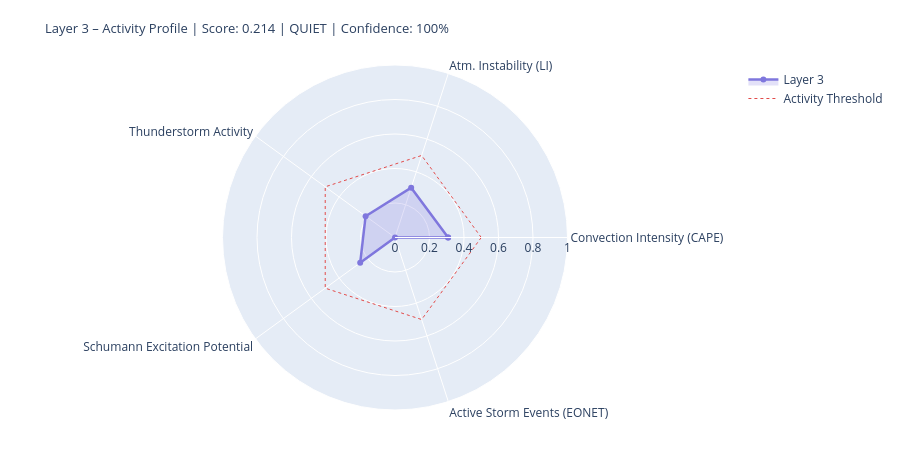

The code cell stored with this chart in its notebook:
### Markdown cell above
---
## 4. State Assessment & Handoff to Layer 4/5

### Code cell
# ============================================================
# LAYER-3-SCORE
# Five dynamic components
# ============================================================

def norm(v, lo, hi):
    if v is None or (isinstance(v, float) and math.isnan(v)): return None
    return round(max(0.0, min(1.0, (v - lo) / (hi - lo))), 4)

# --- 1) Convection intensity (global CAPE mean) ---
cape_mean = df_atm['cape'].dropna().mean() if not df_atm.empty else None
conv_score = norm(cape_mean, 0, 3000)
conv_src   = 'primary' if cape_mean is not None else 'missing'

# --- 2) Atmospheric instability (LI mean) ---
li_mean   = df_atm['li'].dropna().mean() if not df_atm.empty else None
# Negative LI = unstable → higher score
instab_score = norm(-li_mean if li_mean is not None else None, -6, 6)
instab_src   = 'primary' if li_mean is not None else 'missing'

# --- 3) Thunderstorm activity (mean thunder score + WMO count) ---
thunder_mean = df_atm['thunder_score'].mean() if not df_atm.empty else None
n_thunder    = int(df_atm['thunderstorm'].sum()) if not df_atm.empty else 0
thunder_score_val = norm(
    (thunder_mean or 0) * 0.7 + n_thunder * 0.1, 0, 1.0
) if thunder_mean is not None else None
thunder_src = 'primary'

# --- 4) Schumann excitation potential (weighted Schumann contribution) ---
schumann_pot = df_atm['schumann_contribution'].mean() if not df_atm.empty else None
# Boosted by Layer-2 thunderstorm trigger
if schumann_pot is not None and l2_thunder:
    schumann_pot = min(1.0, schumann_pot * 1.2)
schumann_score = norm(schumann_pot, 0, 1.0) if schumann_pot is not None else None
schumann_src   = 'derived'

# --- 5) Storm activity (NASA EONET) ---
# Distinction: None = data not loaded, 0.0 = loaded but no events
storm_score = None
storm_src   = 'missing'
if raw.get('storms') is not None:          # API reached successfully
    storm_score = norm(len(storm_events), 0, 30) if storm_events else 0.0
    storm_src   = 'primary'

# X-Ray and Kp: context only, not in dynamic score
# (X-Ray = Layer-0/4 driver; Kp = geomagnetic index, not a lightning proxy)
xray_context = None
if raw.get('xray'):
    df_xc = pd.DataFrame(raw['xray'])
    fc = next((c for c in df_xc.columns
               if any(k in c.lower() for k in ['flux','long']) and 'time' not in c.lower()),
              df_xc.columns[1])
    df_xc[fc] = pd.to_numeric(df_xc[fc], errors='coerce')
    xray_last = df_xc[fc].dropna().iloc[-1] if not df_xc[fc].dropna().empty else None
    if xray_last:
        xray_class = ('X' if xray_last>=1e-4 else 'M' if xray_last>=1e-5
                      else 'C' if xray_last>=1e-6 else 'B')
        xray_context = {'flux': float(xray_last), 'class': xray_class}
        print(f'X-Ray context: {xray_class}-class ({xray_last:.2e} W/m²)')

# --- Aggregate ---
COMPONENTS = {
    'Convection Intensity (CAPE)':  {'score': conv_score,       'source': conv_src,    'dynamic': True},
    'Atm. Instability (LI)':         {'score': instab_score,     'source': instab_src,  'dynamic': True},
    'Thunderstorm Activity':              {'score': thunder_score_val, 'source': thunder_src, 'dynamic': True},
    'Schumann Excitation Potential':   {'score': schumann_score,   'source': schumann_src,'dynamic': True},
    'Active Storm Events (EONET)': {'score': storm_score,      'source': storm_src,   'dynamic': True},
}

available   = {k: v['score'] for k, v in COMPONENTS.items() if v['score'] is not None}
unavailable = [k for k, v in COMPONENTS.items() if v['score'] is None]
layer3_score = round(sum(available.values()) / len(available), 4) if available else None
confidence   = round(len(available) / len(COMPONENTS), 2)
level = ('unknown' if layer3_score is None
         else 'quiet'   if layer3_score < 0.3
         else 'moderate' if layer3_score < 0.6
         else 'active')
dominant_l3 = max(available, key=available.get) if available else 'none'

# --- Ausgabe ---
W = 68
print('=' * W)
print('LAYER 3 – ATMOSPHERE / WEATHER / THUNDERSTORMS – STATE ASSESSMENT')
print('=' * W)
for name, comp in COMPONENTS.items():
    s = comp['score']
    if s is not None:
        bar = '█' * int(s * 20) + '░' * (20 - int(s * 20))
        print(f'  {name:<36} {bar}  {s:.3f}  [{comp["source"]}]')
    else:
        print(f'  {name:<36} {"─" * 20}  n/a   [missing]')
print('-' * W)
print(f'  Score:        {layer3_score:.3f}  ({len(available)}/{len(COMPONENTS)} components)')
print(f'  Confidence:   {confidence:.0%}')
print(f'  Level:        {level.upper()}')
print(f'  Dominant:     {dominant_l3}')
print(f'  CAPE mean:    {cape_mean:.0f} J/kg' if cape_mean else '  CAPE mean:    n/a')
print(f'  LI mean:      {li_mean:.1f} K' if li_mean is not None else '  LI mean:      n/a')
print(f'  Thunderstorms:{n_thunder} points (WMO)  +  {len(storm_events)} NASA EONET')
print('=' * W)

# Radar
cats   = list(available.keys())
vals_r = list(available.values())
if len(cats) >= 3:
    fig = go.Figure()
    fig.add_trace(go.Scatterpolar(
        r=vals_r + [vals_r[0]], theta=cats + [cats[0]],
        fill='toself', fillcolor='rgba(127,119,221,0.22)',
        line=dict(color='#7F77DD', width=2.5), name='Layer 3'
    ))
    fig.add_trace(go.Scatterpolar(
        r=[0.5] * (len(cats)+1), theta=cats + [cats[0]],
        line=dict(color='#E24B4A', dash='dot', width=1),
        mode='lines', name='Activity Threshold'
    ))
    fig.update_layout(
        title=dict(
            text=f'Layer 3 – Activity Profile | Score: {layer3_score:.3f} | {level.upper()} | Confidence: {confidence:.0%}',
            font=dict(size=13)
        ),
        polar=dict(radialaxis=dict(visible=True, range=[0, 1])),
        height=450, showlegend=True,
        margin=dict(l=60, r=60, t=65, b=40)
    )
    fig.show()

### Figure 1 — Plotly figure (JSON) as saved in the notebook; plotly's stock layout.template omitted (floating-point values rounded to 4 significant figures)
{"data": [{"fill": "toself", "fillcolor": "rgba(127,119,221,0.22)", "line": {"color": "#7F77DD", "width": 2.5}, "name": "Layer 3", "r": [0.308, 0.3033, 0.2107, 0.2494, 0.0, 0.308], "theta": ["Convection Intensity (CAPE)", "Atm. Instability (LI)", "Thunderstorm Activity", "Schumann Excitation Potential", "Active Storm Events (EONET)", "Convection Intensity (CAPE)"], "type": "scatterpolar"}, {"line": {"color": "#E24B4A", "dash": "dot", "width": 1}, "mode": "lines", "name": "Activity Threshold", "r": [0.5, 0.5, 0.5, 0.5, 0.5, 0.5], "theta": ["Convection Intensity (CAPE)", "Atm. Instability (LI)", "Thunderstorm Activity", "Schumann Excitation Potential", "Active Storm Events (EONET)", "Convection Intensity (CAPE)"], "type": "scatterpolar"}], "layout": {"height": 450, "margin": {"b": 40, "l": 60, "r": 60, "t": 65}, "polar": {"radialaxis": {"range": [0, 1], "visible": true}}, "showlegend": true, "title": {"font": {"size": 13}, "text": "Layer 3 – Activity Profile | Score: 0.214 | QUIET | Confidence: 100%"}}}
